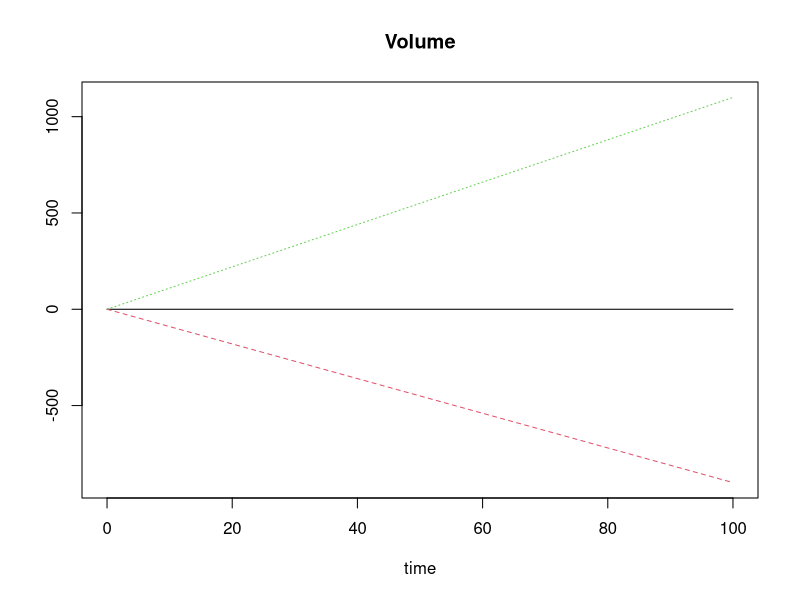

This chart was generated by the following R code:
## ---- chunk 1
library(deSolve)
## ---- chunk 2
parameters1 <- c(r = 10, R = 0.1, m = 1)
parameters2 <- c(r = 10, R = 1, m = 1)
parameters3 <- c(r = 10, R = -1, m = 1)

mrna <- function(t,y,parms){
    with(as.list(parms),{
         dR_dt <- -r * R + m
         return(list(dR_dt))
            }
    )
}

steady  <- ode(times = seq(0, 100,  by = 1), y = c(Volume = 0),   parms = parameters1, func = mrna, method = "euler")
decrease  <- ode(times = seq(0, 100,  by = 1), y = c(Volume = 0),   parms = parameters2, func = mrna, method = "euler")
increase  <- ode(times = seq(0, 100,  by = 1), y = c(Volume = 0),   parms = parameters3, func = mrna, method = "euler")

plot(steady, decrease, increase)
